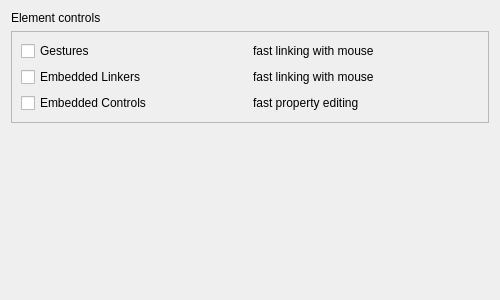
<?xml version="1.0" encoding="UTF-8"?>
<ui version="4.0">
 <class>PreferencesFeaturesPage</class>
 <widget class="QWidget" name="PreferencesFeaturesPage">
  <property name="geometry">
   <rect>
    <x>0</x>
    <y>0</y>
    <width>500</width>
    <height>300</height>
   </rect>
  </property>
  <property name="sizePolicy">
   <sizepolicy hsizetype="Preferred" vsizetype="Preferred">
    <horstretch>0</horstretch>
    <verstretch>0</verstretch>
   </sizepolicy>
  </property>
  <layout class="QVBoxLayout" name="verticalLayout">
   <item>
    <widget class="QLabel" name="label_1">
     <property name="text">
      <string>Element controls</string>
     </property>
    </widget>
   </item>
   <item>
    <widget class="QFrame" name="frame_1">
     <property name="frameShape">
      <enum>QFrame::StyledPanel</enum>
     </property>
     <property name="frameShadow">
      <enum>QFrame::Raised</enum>
     </property>
     <layout class="QGridLayout" name="gridLayout">
      <item row="0" column="0">
       <widget class="QCheckBox" name="gesturesCheckBox">
        <property name="text">
         <string>Gestures</string>
        </property>
       </widget>
      </item>
      <item row="0" column="1">
       <widget class="QLabel" name="label">
        <property name="text">
         <string>fast linking with mouse</string>
        </property>
       </widget>
      </item>
      <item row="1" column="1">
       <widget class="QLabel" name="label_2">
        <property name="text">
         <string>fast linking with mouse</string>
        </property>
       </widget>
      </item>
      <item row="1" column="0">
       <widget class="QCheckBox" name="embeddedLinkersCheckBox">
        <property name="text">
         <string>Embedded Linkers</string>
        </property>
       </widget>
      </item>
      <item row="2" column="1">
       <widget class="QLabel" name="label_3">
        <property name="text">
         <string>fast property editing</string>
        </property>
       </widget>
      </item>
      <item row="2" column="0">
       <widget class="QCheckBox" name="embeddedControlsCheckBox">
        <property name="text">
         <string>Embedded Controls</string>
        </property>
       </widget>
      </item>
     </layout>
    </widget>
   </item>
   <item>
    <spacer name="verticalSpacer">
     <property name="orientation">
      <enum>Qt::Vertical</enum>
     </property>
     <property name="sizeHint" stdset="0">
      <size>
       <width>20</width>
       <height>40</height>
      </size>
     </property>
    </spacer>
   </item>
  </layout>
 </widget>
 <resources/>
 <connections/>
</ui>
